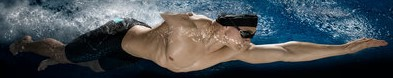
#> input picture dataset/train/images/image1.jpg, 393 x 78 px, found by its file name; its folder holds 4 pictures in this run
$ python resize.py
#> lines starting #> are read from the running program, lines starting #| are printed output that depends on the picture
import cv2
import os
import json

def resize_image(image_path, output_path, size=(608, 608)):
#> called with size = (608, 608)
    image = cv2.imread(image_path)
#> image is the input picture: shape (78, 393, 3); mean B, G, R 82.6, 77.5, 70.4
    resized_image = cv2.resize(image, size)
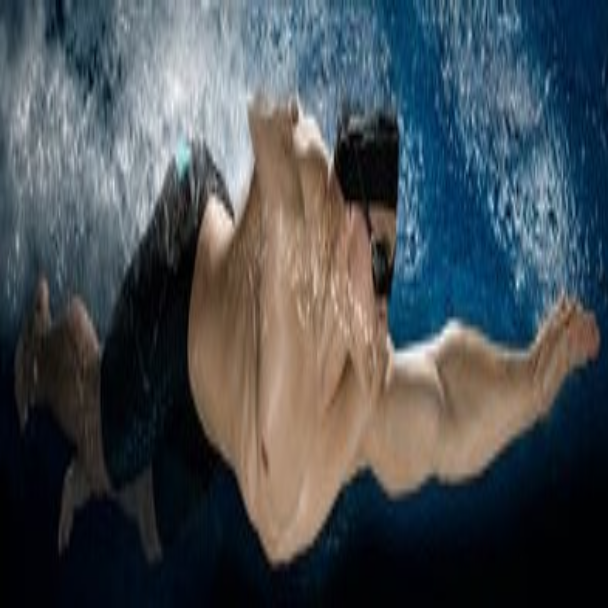
#> resized_image: shape (608, 608, 3); mean B, G, R 82.5, 77.4, 70.3
    cv2.imwrite(output_path, resized_image)
    return image.shape[1], image.shape[0]

def resize_annotations(json_path, output_path, orig_size, new_size=(608, 608)):
    with open(json_path, 'r') as f:
        data = json.load(f)

    orig_width, orig_height = orig_size
    new_width, new_height = new_size

    scale_x = new_width / orig_width
    scale_y = new_height / orig_height

    for shape in data['shapes']:
        for point in shape['points']:
            point[0] *= scale_x
            point[1] *= scale_y

    data['imageWidth'] = new_width
    data['imageHeight'] = new_height

    with open(output_path, 'w') as f:
        json.dump(data, f, indent=4)


image_input_dir = "C:\\Field_Session_Project\\dataset\\train\\images"
image_output_dir = "C:\\Field_Session_Project\\resized_images"
json_input_dir = "C:\\Field_Session_Project\\annotated_swimmers"
json_output_dir = "C:\\Field_Session_Project\\resized_json"
new_size = (608, 608)

if not os.path.exists(image_output_dir):
    os.makedirs(image_output_dir)
if not os.path.exists(json_output_dir):
    os.makedirs(json_output_dir)

image_sizes = {}

for filename in os.listdir(image_input_dir):
    if filename.endswith('.jpg') or filename.endswith('.png'):
        image_input_path = os.path.join(image_input_dir, filename)
        image_output_path = os.path.join(image_output_dir, filename)

        # Resize image and get original size
        orig_size = resize_image(image_input_path, image_output_path, size=new_size)
#> orig_size = (393, 78)
        image_sizes[filename] = orig_size  # Store original size

        json_input_path = os.path.join(json_input_dir, os.path.splitext(filename)[0] + '.json')
        json_output_path = os.path.join(json_output_dir, os.path.splitext(filename)[0] + '.json')

        if os.path.exists(json_input_path):
            resize_annotations(json_input_path, json_output_path, orig_size, new_size=new_size)
#> pass 2 of the loop `for filename in os.listdir(image_input_dir):`:
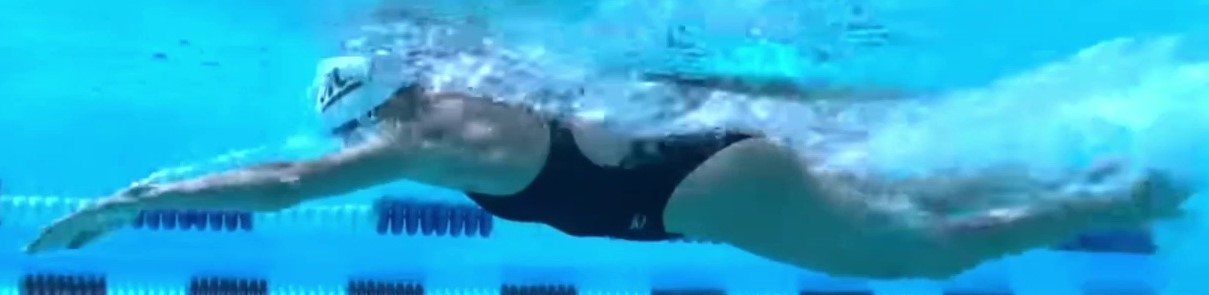
#> input picture dataset/train/images/image10.jpg, 1209 x 295 px, found by its file name
#> in resize_image, image is the input picture: shape (295, 1209, 3); mean B, G, R 210.3, 170.1, 44.2
#> in resize_image (call 2), `resized_image = cv2.resize(image, size)`:
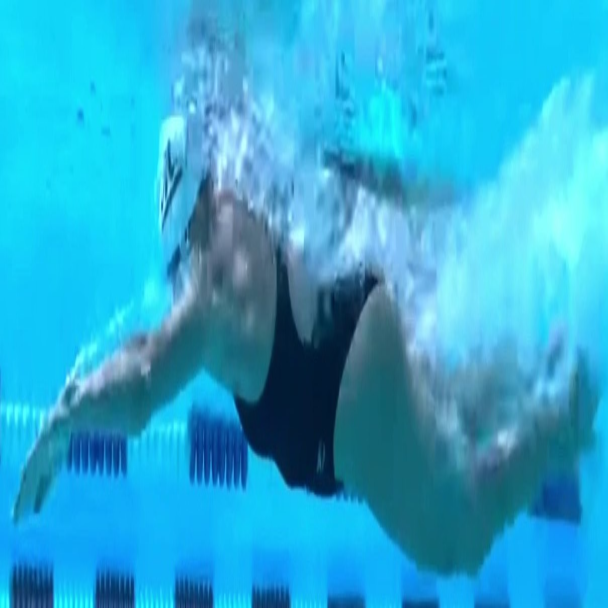
#> resized_image: shape (608, 608, 3); mean B, G, R 210.2, 170, 44.1
#> pass 3 of the loop `for filename in os.listdir(image_input_dir):`:
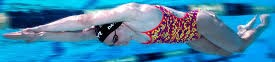
#> input picture dataset/train/images/image11.jpg, 275 x 62 px, found by its file name
#> in resize_image, image is the input picture: shape (62, 275, 3); mean B, G, R 171.9, 133.3, 63.1
#> in resize_image (call 3), `resized_image = cv2.resize(image, size)`:
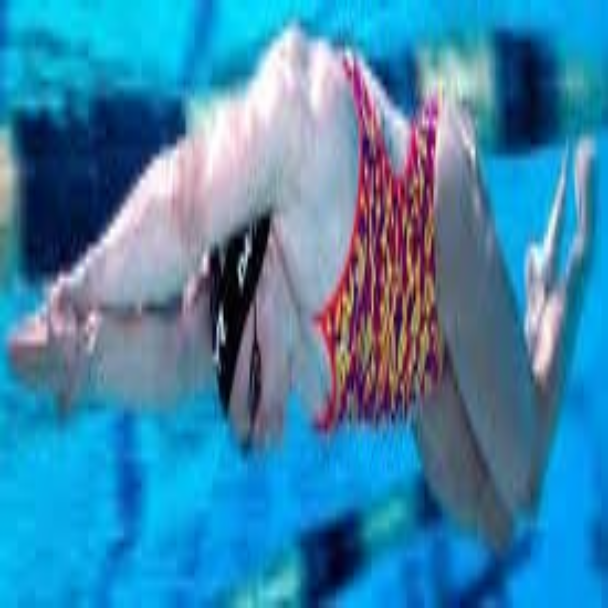
#> resized_image: shape (608, 608, 3); mean B, G, R 171.8, 133.2, 63
#> the loop made 4 passes; the first 3 are shown
